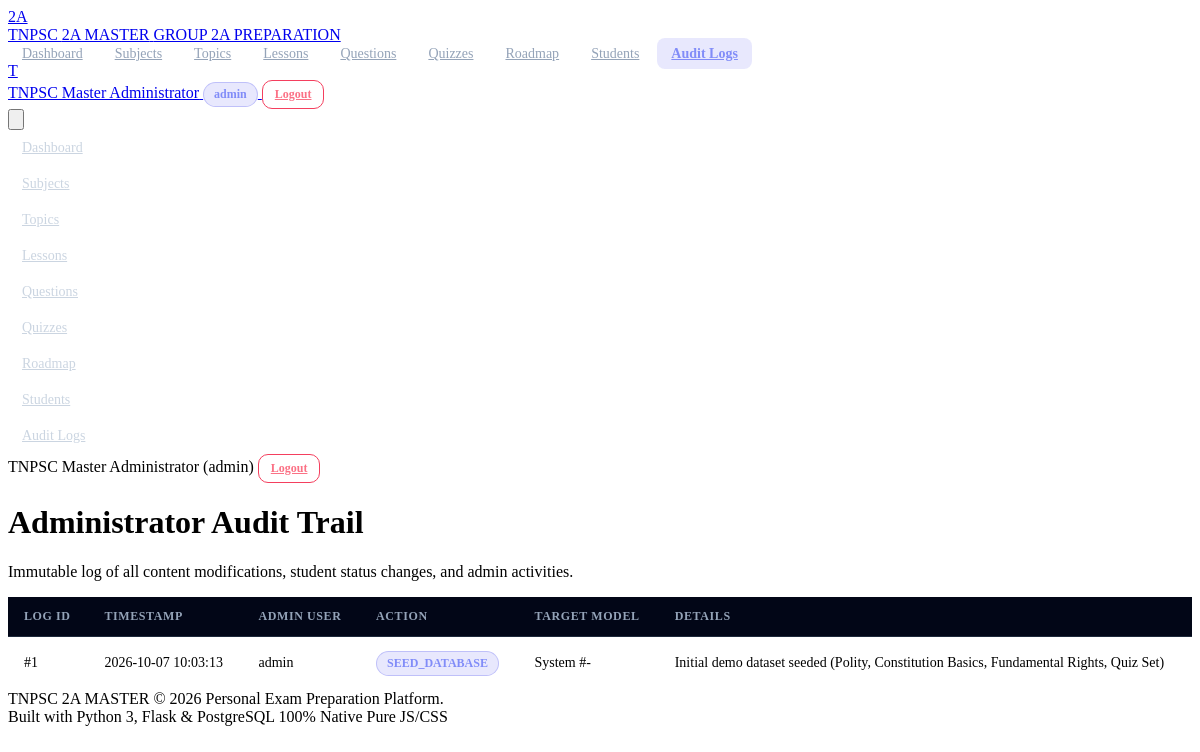
Screenshot of /admin/audit_logs (signed in) with the database file from the repository.
### models/user.py (models this page shows, shortened)
class User(db.Model):
    __tablename__ = 'users'
    id = db.Column(db.Integer, primary_key=True)
    username = db.Column(db.String(64), unique=True, nullable=False, index=True)
    email = db.Column(db.String(120), unique=True, nullable=False, index=True)
    password_hash = db.Column(db.String(256), nullable=False)
    role = db.Column(db.String(20), nullable=False, default='student')  # 'student' or 'admin'
    full_name = db.Column(db.String(100), nullable=False)
    is_active = db.Column(db.Boolean, default=True, nullable=False)
    created_at = db.Column(db.DateTime, default=lambda: datetime.now(timezone.utc), nullable=False)
    progress_records = db.relationship('StudentProgress', backref='user', lazy='dynamic', cascade='all, delete-orphan')
    topic_progress_records = db.relationship('StudentTopicProgress', backref='user', lazy='dynamic', cascade='all, delete-orphan')
    quiz_attempts = db.relationship('QuizAttempt', backref='user', lazy='dynamic', cascade='all, delete-orphan')
    bookmarks = db.relationship('Bookmark', backref='user', lazy='dynamic', cascade='all, delete-orphan')
    mistakes = db.relationship('MistakeQuestion', backref='user', lazy='dynamic', cascade='all, delete-orphan')
    audit_logs = db.relationship('AuditLog', backref='admin_user', lazy='dynamic', foreign_keys='AuditLog.admin_id')

### models/audit_log.py (models this page shows, shortened)
class AuditLog(db.Model):
    __tablename__ = 'audit_logs'
    id = db.Column(db.Integer, primary_key=True)
    admin_id = db.Column(db.Integer, db.ForeignKey('users.id'), nullable=False, index=True)
    action = db.Column(db.String(100), nullable=False)
    target_type = db.Column(db.String(50), nullable=False)
    target_id = db.Column(db.Integer, nullable=True)
    details = db.Column(db.Text, nullable=True)
    timestamp = db.Column(db.DateTime, default=lambda: datetime.now(timezone.utc), nullable=False)

### routes/admin.py (the view)
@admin_bp.route('/audit_logs')
@admin_required
def audit_logs():
    logs = AuditLog.query.order_by(AuditLog.timestamp.desc()).all()
    return render_template('admin/audit_logs.html', logs=logs)

### routes/__init__.py (called while the page is built)
def admin_required(f):
    @wraps(f)
    def decorated_function(*args, **kwargs):
        if 'user_id' not in session:
            flash('Please log in to access this page.', 'warning')
            return redirect(url_for('auth.login', next=request.url))
        if session.get('role') != 'admin':
            flash('Access denied. Administrator privileges required.', 'danger')
            return redirect(url_for('student.dashboard'))
        return f(*args, **kwargs)
    return decorated_function

### templates/admin/audit_logs.html (shortened to what this page needs)
{% extends 'base.html' %}
{% block content %}
<div class="space-y-6">
    <div class="pb-4 border-b border-slate-800">
        <h1 class="text-2xl font-bold text-slate-100">Administrator Audit Trail</h1>
        <p class="text-sm text-slate-400 mt-1">Immutable log of all content modifications, student status changes, and admin activities.</p>
    </div>
    <div class="card p-6 bg-slate-900 border border-slate-800 rounded-2xl">
        <div class="overflow-x-auto">
            <table class="table-custom">
                <thead>
                    <tr>
                        <th>Log ID</th>
                        <th>Timestamp</th>
                        <th>Admin User</th>
                        <th>Action</th>
                        <th>Target Model</th>
                        <th>Details</th>
                    </tr>
                </thead>
                <tbody>
                {% for log in logs %}
                    <tr>
                        <td class="font-mono text-slate-400">#{{ log.id }}</td>
                        <td class="text-xs font-mono text-slate-400">{{ log.timestamp.strftime('%Y-%m-%d %H:%M:%S') }}</td>
                        <td class="text-xs font-bold text-indigo-400">{{ log.admin_user.username if log.admin_user else 'Admin' }}</td>
                        <td><span class="badge badge-indigo text-xs font-bold">{{ log.action }}</span></td>
                        <td class="text-slate-200 font-semibold text-xs">{{ log.target_type }} #{{ log.target_id or '-' }}</td>
                        <td class="text-slate-300 text-xs">{{ log.details }}</td>
                    </tr>
                {% else %}
                    <tr>
                        <td colspan="6" class="text-center py-6 text-slate-400">No audit log entries recorded.</td>
                    </tr>
                {% endfor %}
                </tbody>
            </table>
        </div>
    </div>
</div>
{% endblock %}

### templates/base.html (shortened to what this page needs)
<!DOCTYPE html>
<html lang="en">
<head>
    <link rel="stylesheet" href="{{ url_for('static', filename='css/style.css') }}">
    {% if current_user_role == 'admin' %}
    <link rel="stylesheet" href="{{ url_for('static', filename='css/admin.css') }}">
    {% else %}
    <link rel="stylesheet" href="{{ url_for('static', filename='css/student.css') }}">
    {% endif %}
</head>
<body class="bg-slate-950 text-slate-100 font-sans antialiased min-h-screen flex flex-col">
    <header class="navbar sticky top-0 z-50 bg-slate-900/80 backdrop-blur-md border-b border-slate-800/80">
        <div class="max-w-7xl mx-auto px-4 sm:px-6 lg:px-8">
            <div class="flex items-center justify-between h-16">
                <div class="flex items-center space-x-3">
                    <a href="{% if is_logged_in %}{% if current_user_role == 'admin' %}{{ url_for('admin.dashboard') }}{% else %}{{ url_for('student.dashboard') }}{% endif %}{% else %}{{ url_for('auth.login') }}{% endif %}" class="flex items-center space-x-2.5">
                        <div class="w-10 h-10 rounded-xl bg-gradient-to-tr from-indigo-600 via-indigo-500 to-purple-500 flex items-center justify-center shadow-lg shadow-indigo-500/25">
                            <span class="text-white font-extrabold text-xl tracking-wider">2A</span>
                        </div>
                        <div class="flex flex-col">
                            <span class="font-bold text-lg text-slate-100 tracking-tight leading-none">TNPSC <span class="text-indigo-400">2A MASTER</span></span>
                            <span class="text-xs text-slate-400 font-medium tracking-wider">GROUP 2A PREPARATION</span>
                        </div>
                    </a>
                </div>
                {% if is_logged_in %}
                <nav class="hidden md:flex items-center space-x-1">
                    {% if current_user_role == 'admin' %}
                        <a href="{{ url_for('admin.dashboard') }}" class="nav-link {% if request.endpoint == 'admin.dashboard' %}active{% endif %}">Dashboard</a>
                        <a href="{{ url_for('admin.subjects') }}" class="nav-link {% if 'subjects' in request.endpoint %}active{% endif %}">Subjects</a>
                        <a href="{{ url_for('admin.topics') }}" class="nav-link {% if 'topics' in request.endpoint %}active{% endif %}">Topics</a>
                        <a href="{{ url_for('admin.lessons') }}" class="nav-link {% if 'lessons' in request.endpoint %}active{% endif %}">Lessons</a>
                        <a href="{{ url_for('admin.questions') }}" class="nav-link {% if 'questions' in request.endpoint %}active{% endif %}">Questions</a>
                        <a href="{{ url_for('admin.quizzes') }}" class="nav-link {% if 'quizzes' in request.endpoint %}active{% endif %}">Quizzes</a>
                        <a href="{{ url_for('admin.roadmap') }}" class="nav-link {% if 'roadmap' in request.endpoint %}active{% endif %}">Roadmap</a>
                        <a href="{{ url_for('admin.students') }}" class="nav-link {% if 'students' in request.endpoint %}active{% endif %}">Students</a>
                        <a href="{{ url_for('admin.audit_logs') }}" class="nav-link {% if 'audit_logs' in request.endpoint %}active{% endif %}">Audit Logs</a>
                    {% endif %}
                </nav>
                {% endif %}
                <div class="hidden md:flex items-center space-x-3">
                    {% if is_logged_in %}
                        <div class="flex items-center space-x-3 pl-3 border-l border-slate-800">
                            <a href="{{ url_for('student.profile') }}" class="flex items-center space-x-2 bg-slate-800/80 hover:bg-slate-800 px-3 py-1.5 rounded-lg border border-slate-700/60 text-sm font-medium transition">
                                <div class="w-6 h-6 rounded-full bg-indigo-500/20 text-indigo-400 flex items-center justify-center font-bold text-xs">
                                    {{ current_user_name[0] if current_user_name else 'U' }}
                                </div>
                                <span class="text-slate-200">{{ current_user_name }}</span>
                                <span class="badge badge-indigo text-xs uppercase ml-1">{{ current_user_role }}</span>
                            </a>
                            <a href="{{ url_for('auth.logout') }}" class="btn btn-outline-danger btn-sm">Logout</a>
                        </div>
                    {% else %}
                        <a href="{{ url_for('auth.login') }}" class="btn btn-ghost btn-sm">Sign In</a>
                        <a href="{{ url_for('auth.register') }}" class="btn btn-primary btn-sm">Register Free</a>
                    {% endif %}
                </div>
                <div class="flex md:hidden items-center">
                    <button id="mobile-menu-toggle" type="button" class="text-slate-400 hover:text-white p-2 rounded-lg bg-slate-900 border border-slate-800 focus:outline-none" aria-label="Toggle Navigation">
                    </button>
                </div>
            </div>
        </div>
        <div id="mobile-menu" class="hidden md:hidden bg-slate-900/95 border-b border-slate-800 px-4 pt-2 pb-4 space-y-1">
            {% if is_logged_in %}
                {% if current_user_role == 'admin' %}
                    <a href="{{ url_for('admin.dashboard') }}" class="mobile-nav-link">Dashboard</a>
                    <a href="{{ url_for('admin.subjects') }}" class="mobile-nav-link">Subjects</a>
                    <a href="{{ url_for('admin.topics') }}" class="mobile-nav-link">Topics</a>
                    <a href="{{ url_for('admin.lessons') }}" class="mobile-nav-link">Lessons</a>
                    <a href="{{ url_for('admin.questions') }}" class="mobile-nav-link">Questions</a>
                    <a href="{{ url_for('admin.quizzes') }}" class="mobile-nav-link">Quizzes</a>
                    <a href="{{ url_for('admin.roadmap') }}" class="mobile-nav-link">Roadmap</a>
                    <a href="{{ url_for('admin.students') }}" class="mobile-nav-link">Students</a>
                    <a href="{{ url_for('admin.audit_logs') }}" class="mobile-nav-link">Audit Logs</a>
                {% endif %}
                <div class="pt-3 border-t border-slate-800 flex items-center justify-between">
                    <span class="text-sm font-medium text-slate-300">{{ current_user_name }} ({{ current_user_role }})</span>
                    <a href="{{ url_for('auth.logout') }}" class="btn btn-outline-danger btn-sm">Logout</a>
                </div>
            {% else %}
                <a href="{{ url_for('auth.login') }}" class="mobile-nav-link">Sign In</a>
                <a href="{{ url_for('auth.register') }}" class="mobile-nav-link">Register Free</a>
            {% endif %}
        </div>
    </header>
    <main class="flex-grow max-w-7xl mx-auto px-4 sm:px-6 lg:px-8 py-6 w-full">
        {% block content %}{% endblock %}
    </main>
    <footer class="mt-auto border-t border-slate-800/80 bg-slate-900/60 py-6">
        <div class="max-w-7xl mx-auto px-4 sm:px-6 lg:px-8 flex flex-col md:flex-row items-center justify-between text-slate-400 text-sm">
            <div class="flex items-center space-x-2">
                <span class="font-semibold text-slate-200">TNPSC 2A MASTER</span> &copy; {{ now.year }} Personal Exam Preparation Platform.
            </div>
            <div class="mt-2 md:mt-0 flex items-center space-x-4 text-xs">
                <span>Built with Python 3, Flask &amp; PostgreSQL</span>
                <span class="text-indigo-400 font-medium">100% Native Pure JS/CSS</span>
            </div>
        </div>
    </footer>
</body>
</html>

### static/css/style.css (style rules this page uses)
.btn { display: inline-flex; items-center: center; justify-content: center; border-radius: 0.625rem; font-size: 0.875rem; font-weight: 600; padding: 0.5rem 1rem; transition: all 0.2s ease; cursor: pointer; border: 1px solid transparent; }
.btn-outline-danger { background-color: transparent; border-color: #f43f5e; color: #fb7185; }
.btn-sm { padding: 0.375rem 0.75rem; font-size: 0.75rem; }
.badge { display: inline-flex; align-items: center; padding: 0.25rem 0.625rem; border-radius: 9999px; font-size: 0.75rem; font-weight: 600; }
.badge-indigo { background-color: rgba(99, 102, 241, 0.15); color: #818cf8; border: 1px solid rgba(99, 102, 241, 0.3); }
.nav-link { padding: 0.5rem 0.875rem; font-size: 0.875rem; font-weight: 500; color: #94a3b8; border-radius: 0.5rem; transition: all 0.2s ease; }
.nav-link.active { color: #818cf8; background-color: rgba(99, 102, 241, 0.15); font-weight: 600; }
.mobile-nav-link { display: block; padding: 0.625rem 0.875rem; font-size: 0.875rem; font-weight: 500; color: #cbd5e1; border-radius: 0.5rem; }
.table-custom { width: 100%; border-collapse: collapse; text-align: left; font-size: 0.875rem; }
.table-custom th { padding: 0.75rem 1rem; background-color: #020617; color: #94a3b8; font-size: 0.75rem; font-weight: 700; text-transform: uppercase; letter-spacing: 0.05em; border-bottom: 1px solid #1e293b; }
.table-custom td { padding: 0.875rem 1rem; border-bottom: 1px solid #1e293b; vertical-align: middle; }
.table-custom tr:last-child td { border-bottom: none; }

### rows the page displays
User: full_name "TNPSC Master Administrator"
AuditLog: id "1", timestamp "2026-10-07 10:03:13", admin_user "admin", action "SEED_DATABASE", target_type "System", target_id "-", details "Initial demo dataset seeded (Polity, Constitution Basics, Fundamental Rights, Quiz Set)"

### other values shown
{{ current_user_name[0] if current_user_name else 'U' }} "T"
{{ current_user_role }} "admin"
